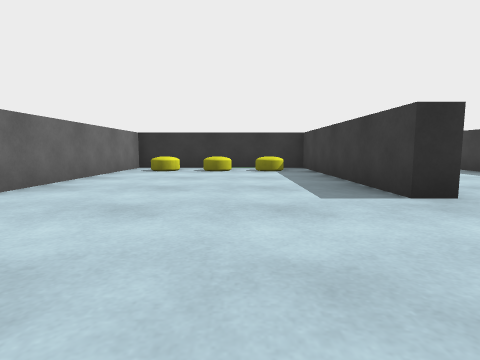
view 1 (above)

18 first-person views from a walk through a 3-D level made in the Unity game engine. The camera is 0.51 m above the floor, tilts 6° down and sees 80° across. The floor is counted in squares, 1 m on a side. Each view is taken from the middle of a square. On the plan, view 1 faces up. The plan holds only what a view shows up to about 9 squares ahead; the rest is blank. The place goes on beyond the plan. The player is left out.

view 2
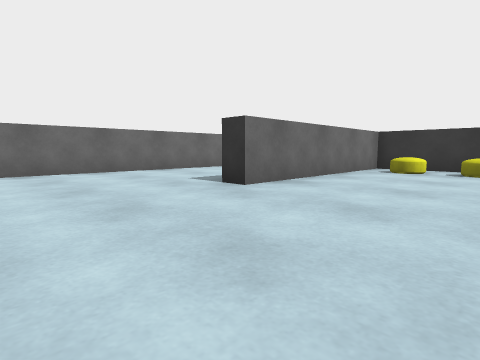

view 3
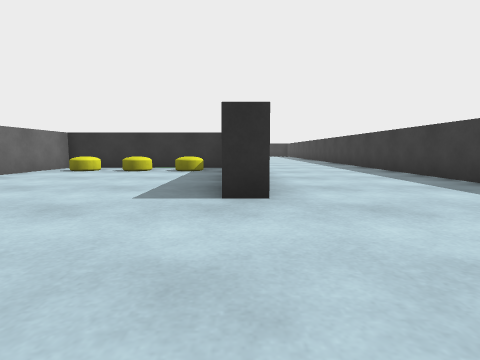

view 4
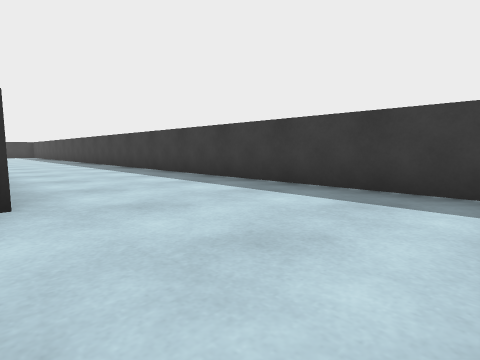

view 5
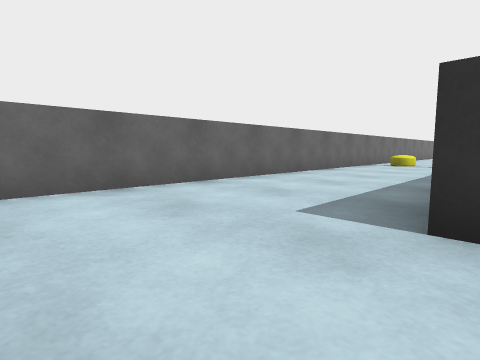

view 6
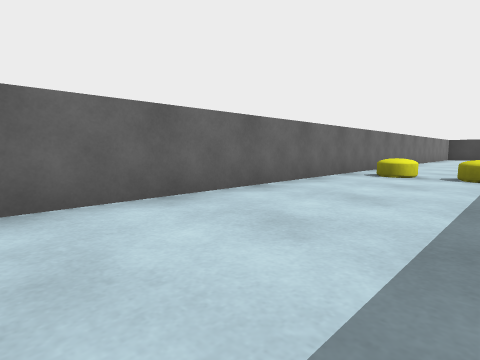

view 7
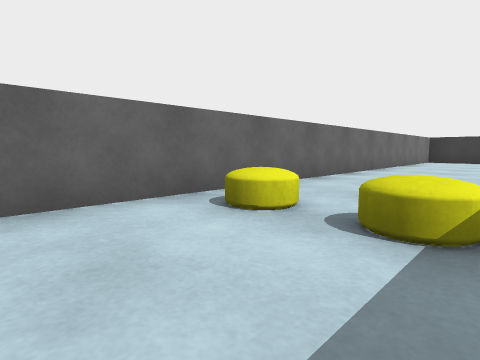

view 8
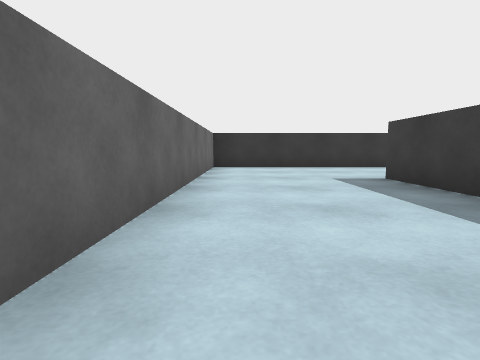

view 9
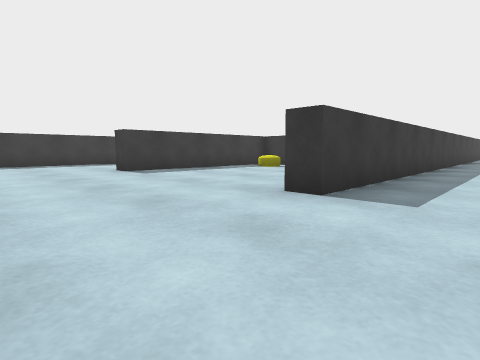

view 10
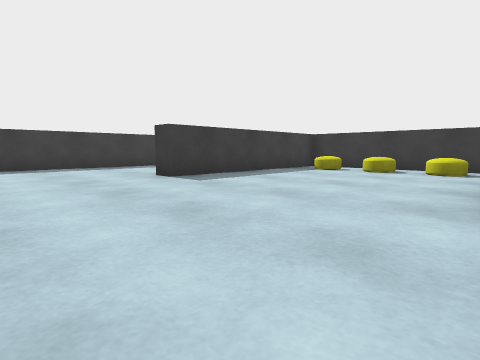

view 11
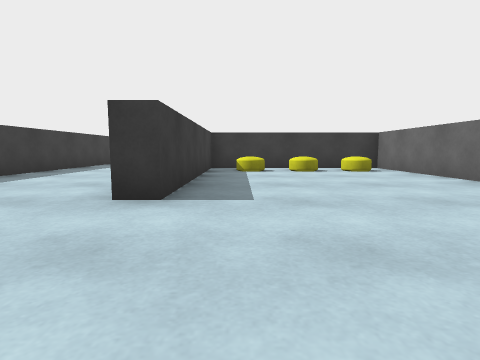

view 12
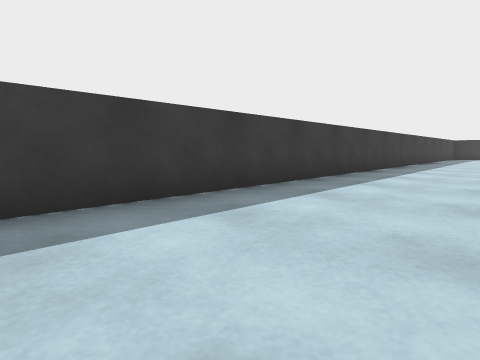

view 13
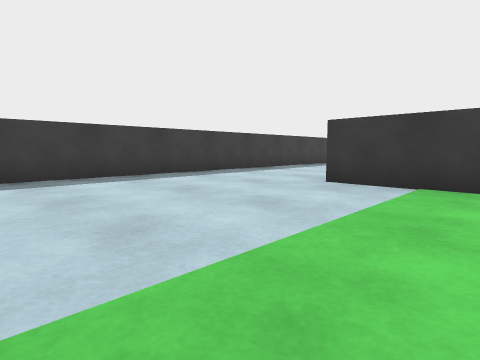

view 14
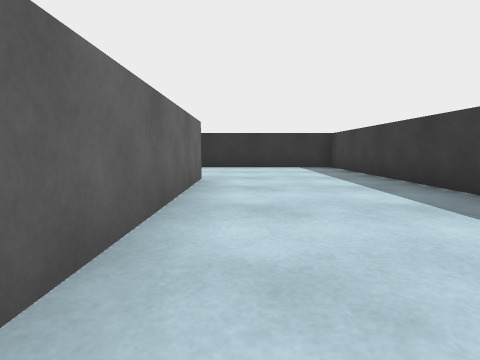

view 15
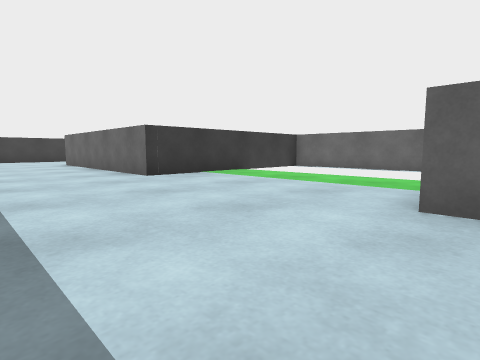

view 16
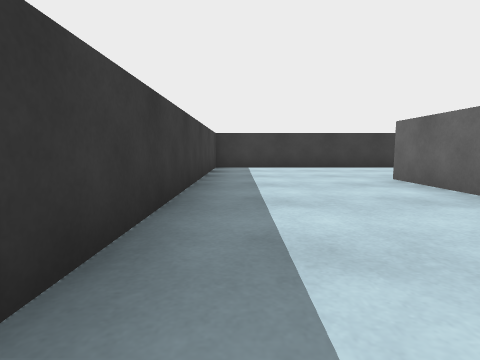

view 17
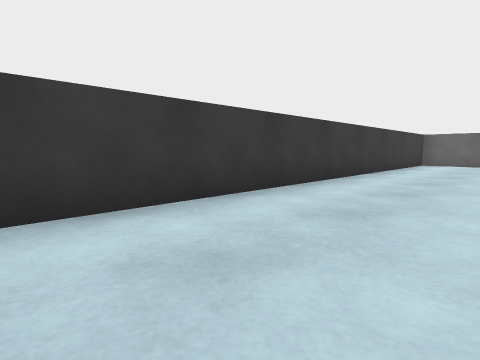

view 18
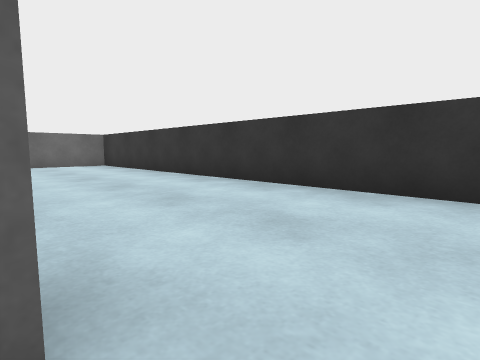

### Floor plan
Points are (right, up) in squares from view 1. A wall is a line through its corners. A room is listed if a view was taken in it or the views show most of it. See-through windows are left out.
Room 1 (views 1, 2, 3, 4, 5, 6, 7, 8, 9, 10, 11, 12, 13, 14, 15, 16, 17, 18)
walls: (-3.4, 10.8) (-3.4, 19.1) (-2.9, 19.1); (-2.6, 8.7) (2.3, 8.7) (2.3, 3) (1.8, 3) (1.8, 8.2) (-2.9, 8.2) (-2.9, 3) (-3.5, 3); (-2.9, 17.4) (-2.9, 13.9) (1.8, 13.9) (1.8, 19.1) (2.3, 19.1) (2.3, 13.4); (-6.5, -0.4) (5.7, -0.4) (5.7, 22.5) (-6.8, 22.5) (-6.8, -0.1)
objects: yellow capsule (-6, 11); yellow capsule (-4, 11); yellow capsule (-2, 7); yellow capsule (-2, 15); yellow capsule (-1, 7); yellow capsule (-1, 15); yellow capsule (1, 7); yellow capsule (1, 15)

Where each view was taken, in squares from view 1:
view 1: 0 up, 0 right, facing up
view 2: 0 up, 0 right, facing up-left
view 3: 0 up, 2 right, facing up
view 4: 0 up, 2 right, facing up-right
view 5: 1 up, 3 left, facing up-left
view 6: 5 up, 4 left, facing up-left
view 7: 9 up, 4 left, facing up-left
view 8: 14 up, 6 left, facing up
view 9: 22 up, 5 left, facing down-right
view 10: 22 up, 3 left, facing down-right
view 11: 22 up, 1 right, facing down
view 12: 18 up, 3 right, facing down-right
view 13: 13 up, 0 right, facing down-right
view 14: 14 up, 3 right, facing up
view 15: 14 up, 5 right, facing down-left
view 16: 8 up, 5 right, facing down
view 17: 2 up, 4 right, facing down-left
view 18: 19 up, 3 right, facing up-left
